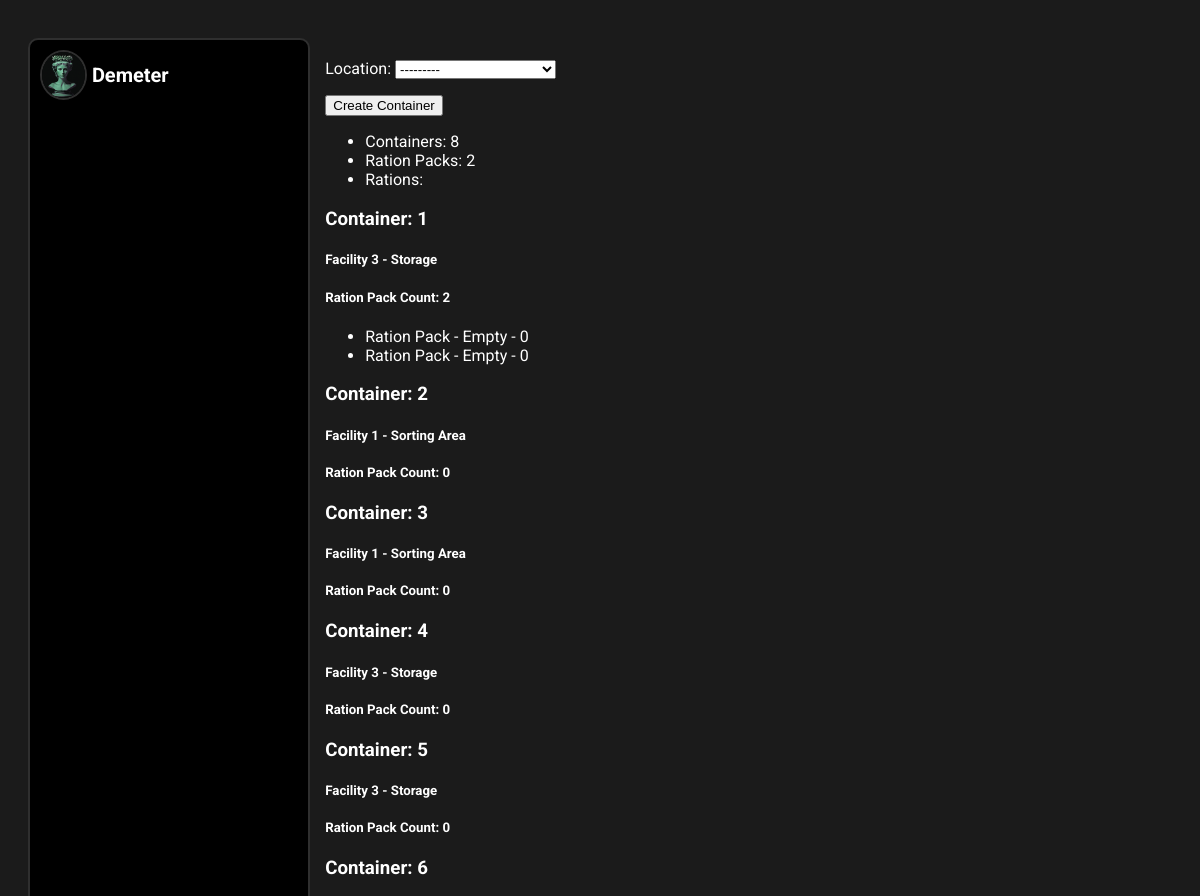
The page /containers/ (upper part) on the database as committed earlier.
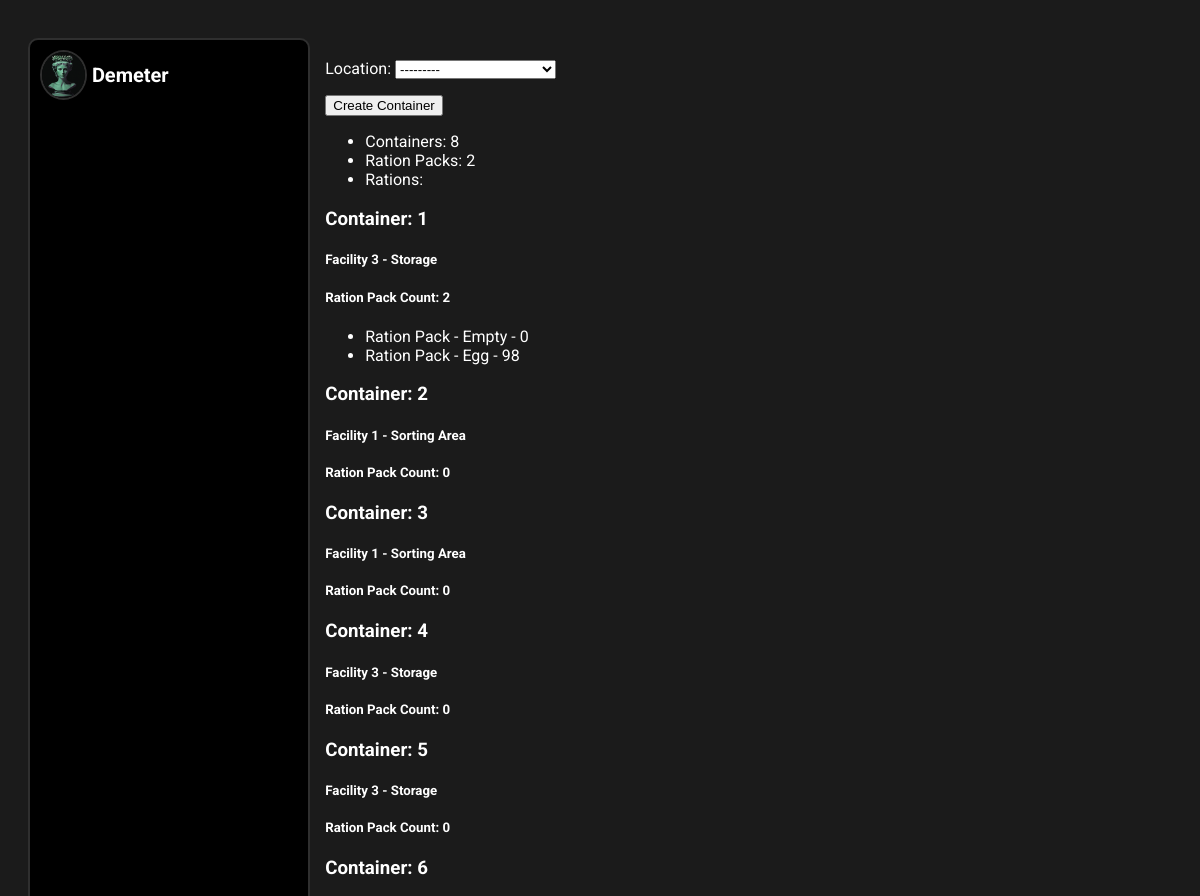
The same page on the database as committed later.
### container/models.py (models this page shows)
class RationPack(models.Model):
    rationPackID = models.CharField(max_length=64,primary_key=True)
    typeRation = models.ForeignKey(TypeRation,
        default=None,
        on_delete=models.PROTECT,
        related_name="RationPack",
    )
    container = models.ForeignKey(Container,
        default=None,
        on_delete=models.CASCADE,
        related_name="RationPack")
    rations = models.IntegerField(default=1)
    sensorRationPack = models.CharField(max_length=64, null=True, blank=True)
    def __str__(self):
        if self.rations <= 0:
            return f"Ration Pack - Empty"
        return f"Ration Pack - {self.typeRation}"

class TypeRation(models.Model):
    MEAL = [
        ("Breakfast","Breakfast"),
        ("Lunch","Lunch"),
        ("Dinner","Dinner"),
        ("Snack","Snack"),
    ]
    mealType = models.CharField(
        max_length=64,
        default="Storage",
        choices=MEAL,
        null=False,
        blank=False,
    )
    rationID = models.AutoField(primary_key=True, blank=False)
    rationImg = models.ImageField(default=None, blank=True)
    rationType = models.CharField(max_length=64, default=None)
    weight = models.IntegerField(default=0)
    def __str__(self):
        return f"{self.rationType}"

### inhabitant/views.py (the view)
# urls.py: path("containers/", views.containers, name="containers"),
def containers(request):
    con = Container
    tr = TypeRation
    rp = RationPack
    nc = NutrientContent
    if request.method == 'POST':
        form = ContainerForm(request.POST)
        if form.is_valid():
            if con.objects.count() >= 100:
                pass
            else:
                form.save()
    else:
        form = ContainerForm
    return render(request, "inhabitant/containers.html",{
        "form":form,
        "containers": con.objects.all(),
        "numcon":con.objects.count(),
        "rpcon":rp.objects.count(),
        "trcon": tr.objects.count(),
    })

### container/models.py (called while the page is built)
    def __str__(self):
        return f"Facility {self.facilityID} - {self.typeFacility}"

    def __str__(self) -> str:
        return f"Container: {self.containerID}"

### inhabitant/templates/inhabitant/containers.html (shortened to what this page needs)
{% extends 'inhabitant/base.html' %}
{% block body%}
<div>
{% if numcon >= 100 %}
<h3>MAX CONTAINERS</h3>
{% else %}
<form action="" method="post">
    {{ form.as_p }}
    <button type="submit">Create Container</button>
</form>
{% endif %}
<ul>
    <li>Containers: {{ numcon }} </li>
    <li>Ration Packs: {{ rpcon }}</li>
    <li>Rations: </li>
</ul>
{% for container in containers %}
<h3>{{ container }}</h3>
<h5>{{ container.location }}</h5>
<h5>Ration Pack Count: {{ container.RationPack.all.count }} </h5>
    <ul>
        {% for rationpack in container.RationPack.all %}
        <li>{{ rationpack }} - {{ rationpack.rations }}</li>
        {% endfor %}
    </ul>
{% endfor %}
</div>
{% endblock %}

Rows that differ between the two databases and show on the page:
changed RationPack: rations+typeRation "Ration Pack - Empty" → "Ration Pack - Egg"; rations "0" → "98"
